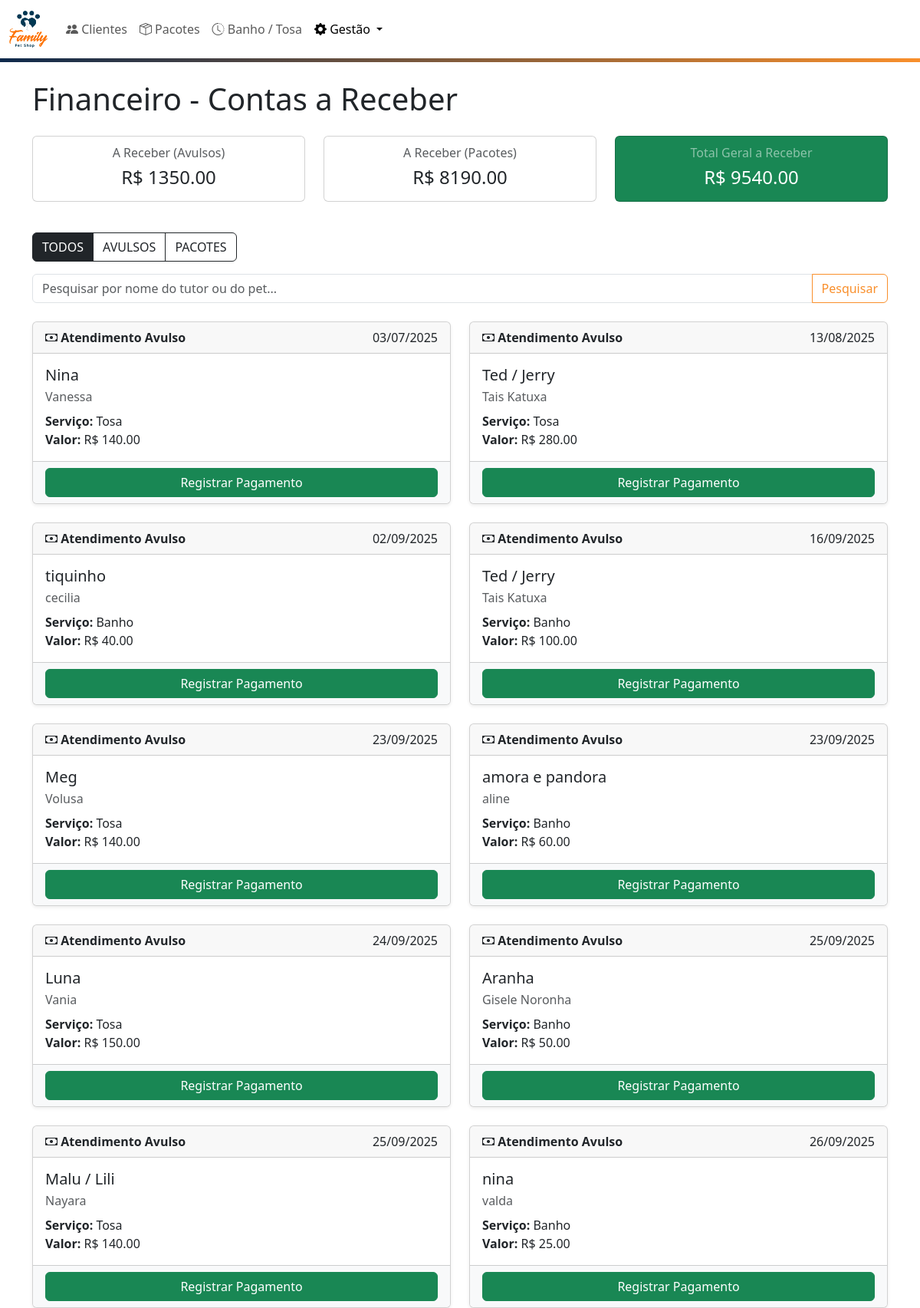
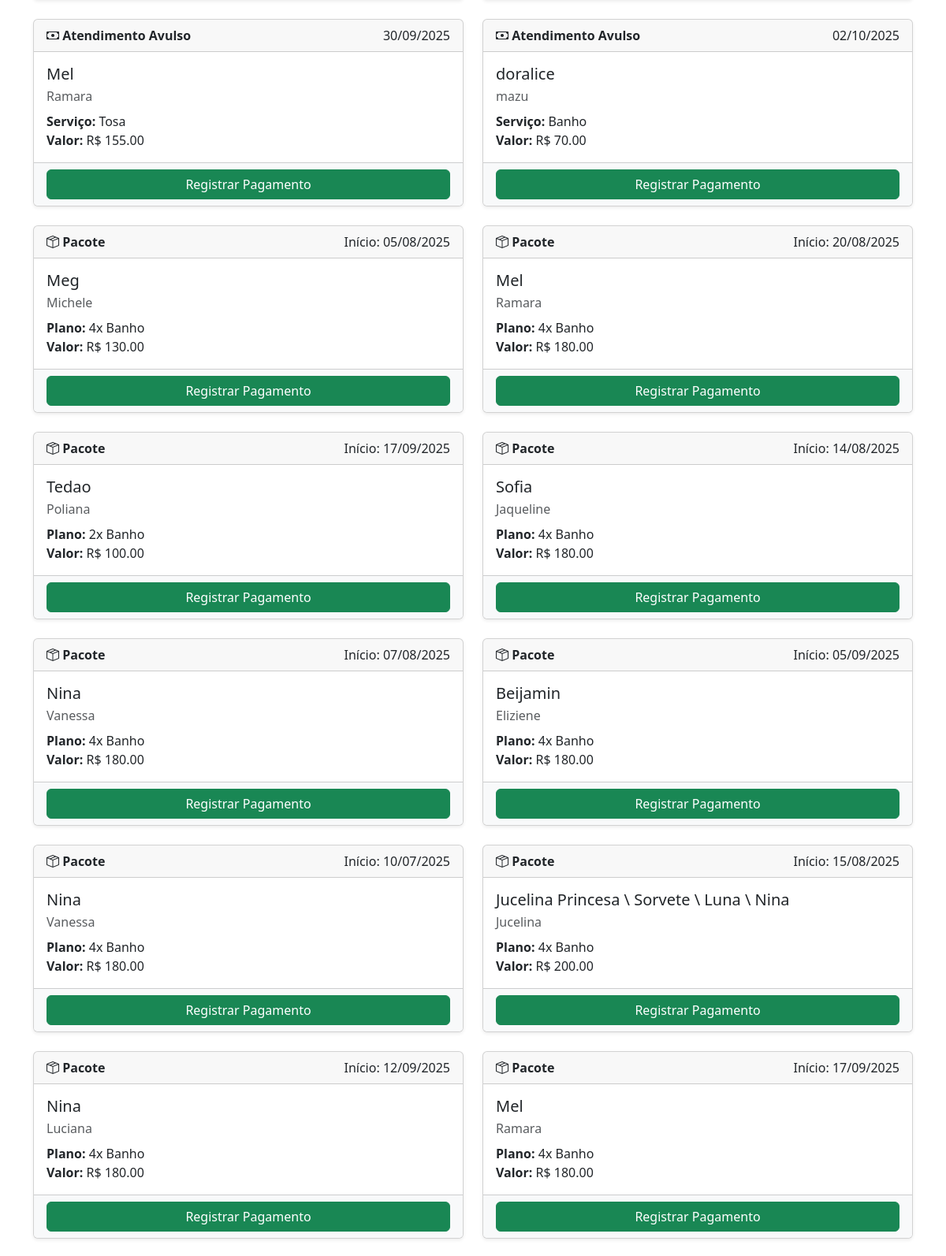
/financeiro (upper part), run on the app's committed database (2 pictures, top to bottom).
### app.py (models this page shows, shortened)
class Atendimento(db.Model):
    id = db.Column(db.Integer, primary_key=True)
    data = db.Column(db.Date, nullable=False)
    nome_servico = db.Column(db.String(100), nullable=False)
    preco = db.Column(db.Float, nullable=False)
    observacao = db.Column(db.Text, nullable=True)
    status_pagamento = db.Column(db.String(50), default='Pendente')
    data_pagamento = db.Column(db.Date, nullable=True)
    metodo_pagamento = db.Column(db.String(50), nullable=True)
    status_presenca = db.Column(db.String(50), default='Agendado')
    cliente_id = db.Column(db.Integer, db.ForeignKey('cliente.id'), nullable=False)
    pacote_id = db.Column(db.Integer, db.ForeignKey('pacote.id'), nullable=True)
    cliente = db.relationship('Cliente', backref=db.backref('atendimentos', lazy=True))

class Cliente(db.Model):
    id = db.Column(db.Integer, primary_key=True)
    nome_tutor = db.Column(db.String(100), nullable=False)
    telefone = db.Column(db.String(20), nullable=False)
    nome_pet = db.Column(db.String(100), nullable=False)
    raca_pet = db.Column(db.String(50))

class Pacote(db.Model):
    id = db.Column(db.Integer, primary_key=True)
    nome_servico = db.Column(db.String(100), nullable=False)
    creditos_totais = db.Column(db.Integer, nullable=False)
    creditos_usados = db.Column(db.Integer, default=0)
    status = db.Column(db.String(50), default='Ativo')
    preco_pacote = db.Column(db.Float, nullable=False)
    status_pagamento = db.Column(db.String(50), default='Pendente')
    data_pagamento = db.Column(db.Date, nullable=True)
    metodo_pagamento = db.Column(db.String(50), nullable=True)
    dia_semana_fixo = db.Column(db.Integer, nullable=True)
    tipo_agendamento = db.Column(db.String(20), nullable=True)
    cliente_id = db.Column(db.Integer, db.ForeignKey('cliente.id'), nullable=False)
    cliente = db.relationship('Cliente', backref=db.backref('pacotes', lazy=True))
    atendimentos = db.relationship('Atendimento', backref='pacote', lazy='dynamic')

### app.py (the view)
@app.route('/financeiro')
def financeiro():
    query = request.args.get('q', '')
    vista = request.args.get('vista', 'todos')
    atendimentos_pendentes = []
    pacotes_pendentes = []
    total_avulsos = 0.0
    total_pacotes = 0.0
    if vista in ['todos', 'atendimentos']:
        query_atendimentos = Atendimento.query.filter_by(status_pagamento='Pendente')
        if query:
            search_term = f"%{query}%"
            query_atendimentos = query_atendimentos.join(Cliente).filter(or_(Cliente.nome_tutor.like(search_term), Cliente.nome_pet.like(search_term)))
        atendimentos_pendentes = query_atendimentos.order_by(Atendimento.data.asc()).all()
        total_avulsos = sum(atendimento.preco for atendimento in atendimentos_pendentes)
    if vista in ['todos', 'pacotes']:
        query_pacotes = Pacote.query.filter_by(status_pagamento='Pendente')
        if query:
            search_term = f"%{query}%"
            query_pacotes = query_pacotes.join(Cliente).filter(or_(Cliente.nome_tutor.like(search_term), Cliente.nome_pet.like(search_term)))
        pacotes_pendentes = query_pacotes.order_by(Pacote.id.asc()).all()
        total_pacotes = sum(pacote.preco_pacote for pacote in pacotes_pendentes)
        for pacote in pacotes_pendentes:
            primeiro_atendimento = Atendimento.query.filter_by(pacote_id=pacote.id).order_by(Atendimento.data.asc()).first()
            pacote.data_inicio = primeiro_atendimento.data if primeiro_atendimento else None
    total_geral = total_avulsos + total_pacotes
    return render_template('financeiro.html',
                           atendimentos=atendimentos_pendentes,
                           pacotes=pacotes_pendentes,
                           query=query,
                           vista_ativa=vista,
                           total_avulsos=total_avulsos,
                           total_pacotes=total_pacotes,
                           total_geral=total_geral)

### app.py (called while the page is built)
def format_currency(value):
    if value is None:
        return "0,00"
    return locale.format_string("%.2f", value, grouping=True)

### templates/financeiro.html (shortened to what this page needs)
{% extends 'base.html' %}
{% block content %}
  <div class="d-flex justify-content-between align-items-center mb-3">
    <h1>Financeiro - Contas a Receber</h1>
  </div>
  <div class="row mb-4">
    <div class="col-lg-4 col-md-6 mb-3">
        <div class="card text-center h-100">
            <div class="card-body py-3">
                <h6 class="card-subtitle mb-2 text-muted">A Receber (Avulsos)</h6>
                <h4 class="card-title mb-0">R$ {{ total_avulsos | float | currency }}</h4>
            </div>
        </div>
    </div>
    <div class="col-lg-4 col-md-6 mb-3">
        <div class="card text-center h-100">
            <div class="card-body py-3">
                <h6 class="card-subtitle mb-2 text-muted">A Receber (Pacotes)</h6>
                <h4 class="card-title mb-0">R$ {{ total_pacotes | float | currency }}</h4>
            </div>
        </div>
    </div>
    <div class="col-lg-4 col-md-12 mb-3">
        <div class="card text-white bg-success text-center h-100">
            <div class="card-body py-3">
                <h6 class="card-subtitle mb-2 text-white-50">Total Geral a Receber</h6>
                <h4 class="card-title mb-0">R$ {{ total_geral | float | currency }}</h4>
            </div>
        </div>
    </div>
  </div>
  <div class="mb-3 btn-group" role="group">
    <a href="{{ url_for('financeiro', vista='todos', q=query) }}" class="btn {% if vista_ativa == 'todos' %}btn-dark{% else %}btn-outline-dark{% endif %}">TODOS</a>
    <a href="{{ url_for('financeiro', vista='atendimentos', q=query) }}" class="btn {% if vista_ativa == 'atendimentos' %}btn-dark{% else %}btn-outline-dark{% endif %}">AVULSOS</a>
    <a href="{{ url_for('financeiro', vista='pacotes', q=query) }}" class="btn {% if vista_ativa == 'pacotes' %}btn-dark{% else %}btn-outline-dark{% endif %}">PACOTES</a>
  </div>
  <form method="GET" action="{{ url_for('financeiro') }}" class="mb-4">
    <div class="input-group">
      <input type="text" name="q" class="form-control" placeholder="Pesquisar por nome do tutor ou do pet..." value="{{ query or '' }}">
      <button class="btn btn-outline-orange-custom" type="submit">Pesquisar</button>
    </div>
  </form>
  <div class="row">
    {% if atendimentos %}
      {% for atendimento in atendimentos %}
        <div class="col-lg-6 mb-4">
          <div class="card h-100 shadow-sm">
            <div class="card-header d-flex justify-content-between">
              <strong><i class="bi bi-cash"></i> Atendimento Avulso</strong>
              <span>{{ atendimento.data.strftime('%d/%m/%Y') }}</span>
            </div>
            <div class="card-body">
              <h5 class="card-title">{{ atendimento.cliente.nome_pet }}</h5>
              <p class="card-subtitle mb-2 text-muted">{{ atendimento.cliente.nome_tutor }}</p>
              <p class="card-text">
                <strong>Serviço:</strong> {{ atendimento.nome_servico }} <br>
                <strong>Valor:</strong> R$ {{ atendimento.preco | float | currency }}
              </p>
            </div>
            <div class="card-footer bg-light d-grid">
              <a href="{{ url_for('registrar_pagamento', atendimento_id=atendimento.id) }}" class="btn btn-success">Registrar Pagamento</a>
            </div>
          </div>
        </div>
      {% endfor %}
    {% endif %}
    {% if pacotes %}
      {% for pacote in pacotes %}
        <div class="col-lg-6 mb-4">
          <div class="card h-100 shadow-sm">
            <div class="card-header d-flex justify-content-between">
              <strong><i class="bi bi-box-seam"></i> Pacote</strong>
              {% if pacote.data_inicio %}
                <span>Início: {{ pacote.data_inicio.strftime('%d/%m/%Y') }}</span>
              {% endif %}
            </div>
            <div class="card-body">
              <h5 class="card-title">{{ pacote.cliente.nome_pet }}</h5>
              <p class="card-subtitle mb-2 text-muted">{{ pacote.cliente.nome_tutor }}</p>
              <p class="card-text">
                <strong>Plano:</strong> {{ pacote.creditos_totais }}x {{ pacote.nome_servico }} <br>
                <strong>Valor:</strong> R$ {{ pacote.preco_pacote | float | currency }}
              </p>
            </div>
            <div class="card-footer bg-light d-grid">
              <a href="{{ url_for('registrar_pagamento_pacote', pacote_id=pacote.id) }}" class="btn btn-success">Registrar Pagamento</a>
            </div>
          </div>
        </div>
      {% endfor %}
    {% endif %}
  </div>
{% endblock %}

### static/style.css (style rules this page uses)
:root { --brand-blue: #0E294B; --brand-orange: #F98F2B; --brand-red: #D22B2B; --brand-green: #2B7A09; }
.btn-outline-orange-custom { color: var(--brand-orange); border-color: var(--brand-orange); }

### data on the page
Atendimento: data "03/07/2025", cliente.nome_pet "Nina", cliente.nome_tutor "Vanessa", nome_servico "Tosa", preco "140.00"
Atendimento: data "13/08/2025", cliente.nome_pet "Ted / Jerry", cliente.nome_tutor "Tais Katuxa", nome_servico "Tosa", preco "280.00"
Atendimento: data "02/09/2025", cliente.nome_pet "tiquinho", cliente.nome_tutor "cecilia", nome_servico "Banho", preco "40.00"
Atendimento: data "16/09/2025", cliente.nome_pet "Ted / Jerry", cliente.nome_tutor "Tais Katuxa", nome_servico "Banho", preco "100.00"
Atendimento: data "23/09/2025", cliente.nome_pet "Meg", cliente.nome_tutor "Volusa", nome_servico "Tosa", preco "140.00"
Atendimento: data "23/09/2025", cliente.nome_pet "amora e pandora", cliente.nome_tutor "aline", nome_servico "Banho", preco "60.00"
Atendimento: data "24/09/2025", cliente.nome_pet "Luna", cliente.nome_tutor "Vania", nome_servico "Tosa", preco "150.00"
Atendimento: data "25/09/2025", cliente.nome_pet "Aranha", cliente.nome_tutor "Gisele Noronha", nome_servico "Banho", preco "50.00"
Atendimento: data "25/09/2025", cliente.nome_pet "Malu / Lili", cliente.nome_tutor "Nayara", nome_servico "Tosa", preco "140.00"
Atendimento: data "26/09/2025", cliente.nome_pet "nina", cliente.nome_tutor "valda", nome_servico "Banho", preco "25.00"
Atendimento: data "30/09/2025", cliente.nome_pet "Mel", cliente.nome_tutor "Ramara", nome_servico "Tosa", preco "155.00"
Atendimento: data "02/10/2025", cliente.nome_pet "doralice", cliente.nome_tutor "mazu", nome_servico "Banho", preco "70.00"
Pacote: data_inicio "05/08/2025", cliente.nome_pet "Meg", cliente.nome_tutor "Michele", creditos_totais "4", nome_servico "Banho", preco_pacote "130.00"
Pacote: data_inicio "20/08/2025", cliente.nome_pet "Mel", cliente.nome_tutor "Ramara", creditos_totais "4", nome_servico "Banho", preco_pacote "180.00"
Pacote: data_inicio "17/09/2025", cliente.nome_pet "Tedao", cliente.nome_tutor "Poliana", creditos_totais "2", nome_servico "Banho", preco_pacote "100.00"
Pacote: data_inicio "14/08/2025", cliente.nome_pet "Sofia", cliente.nome_tutor "Jaqueline", creditos_totais "4", nome_servico "Banho", preco_pacote "180.00"
Pacote: data_inicio "07/08/2025", cliente.nome_pet "Nina", cliente.nome_tutor "Vanessa", creditos_totais "4", nome_servico "Banho", preco_pacote "180.00"
Pacote: data_inicio "05/09/2025", cliente.nome_pet "Beijamin", cliente.nome_tutor "Eliziene", creditos_totais "4", nome_servico "Banho", preco_pacote "180.00"
Pacote: data_inicio "10/07/2025", cliente.nome_pet "Nina", cliente.nome_tutor "Vanessa", creditos_totais "4", nome_servico "Banho", preco_pacote "180.00"
Pacote: data_inicio "15/08/2025", cliente.nome_pet "Jucelina Princesa \\ Sorvete \\ Luna \\ Nina", cliente.nome_tutor "Jucelina", creditos_totais "4", nome_servico "Banho", preco_pacote "200.00"
Pacote: data_inicio "12/09/2025", cliente.nome_pet "Nina", cliente.nome_tutor "Luciana", creditos_totais "4", nome_servico "Banho", preco_pacote "180.00"
Pacote: data_inicio "17/09/2025", cliente.nome_pet "Mel", cliente.nome_tutor "Ramara", creditos_totais "4", nome_servico "Banho", preco_pacote "180.00"

### other printed values
{{ total_avulsos | float | currency }} "1350.00"
{{ total_pacotes | float | currency }} "8190.00"
{{ total_geral | float | currency }} "9540.00"
